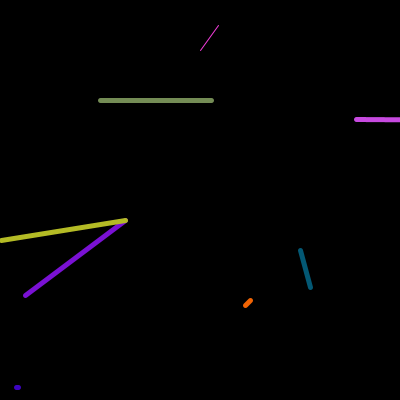
Frame 1 (no input)
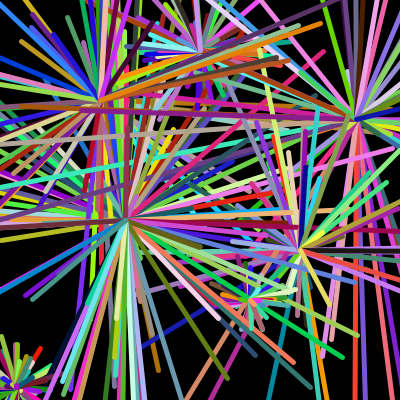
Frame 60 (the mouse pressed at the canvas centre just before this capture)
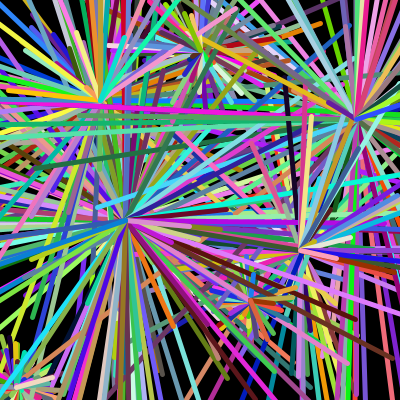
Frame 120 (the mouse held since frame 60 and released just before this capture)

The Processing sketch that drew these frames (run headless with seeded random() and noise(); from frame 60 on, the mouse is pressed at the canvas centre):

// Processing sketch: processing_19818
// ── processing_19818.pde

//Declare objects
Spin spin1;  
Spin spin2;
Spin spin3;
Spin spin4;
Spin spin5;
Spin spin6;
Spin spin7;
Spin spin8;
int rFill;

void setup() {
  size(400,400);
  smooth();
  background (0);
  spin1=new Spin(200,50,5,.001,100);
  spin2=new Spin(100,100,0,-(1), 350);
  spin3= new Spin(300,250,1,.5,217);
  spin4= new Spin(250,300,8,5,50);
  spin5= new Spin(125,220,9,1,450);
  spin6= new Spin(16,387,.25,1,55);
  spin7= new Spin(356,119,.01,1,500);
  spin8= new Spin(125,220,3,1,317);
  rFill=(0x04000000);
  frameRate(60);
}
void draw() {
  spin1.drive();
  spin1.display();
  spin2.drive();
  spin2.display();
  spin3.drive();
  spin3.display();
  spin4.drive();
  spin4.display();
  spin5.drive();
  spin5.display();
  spin6.drive();
  spin6.display();
  spin7.drive();
  spin7.display();
  spin8.drive();
  spin8.display();

}



// class name
class Spin {
  //data
  float xStart;
  float yStart;
  float angle;
  float speed;
  float span;
  color cStroke;


  //constructor with defined arguments
  Spin (float tempXStart, float tempYStart, float tempAngle, float tempSpeed, float tempSpan) {
    xStart=tempXStart;
    yStart=tempYStart;
    angle=tempAngle;
    speed=tempSpeed;
    span=tempSpan;
  }
  void display () {  //what will be displayed
   strokeWeight(5);  
  }
  void drive() {  //what will show
    float xEnd=xStart +random(cos(angle))* span;
    float yEnd =yStart +random(sin(angle))*span;
   
    stroke(random(255),random(255),random(255));
    if (keyPressed == true){
      if(key == 'r'){
       stroke(255,random(255),random(255)); //red hue
      }
      if(key == 'g'){
        stroke(random(255),255,random(255)); // green hue
      }
      if(key == 'b'){
        stroke(random(255),random(255),255); // blue hue
      }
    }
    if (keyPressed && (key == CODED)){
      if(keyCode == LEFT){
        strokeWeight(10);
      } else if (keyCode ==RIGHT){
        strokeWeight(1);
      }
  }
   
    line(xStart,yStart,xEnd,yEnd);
    
    angle+=0.1;
  }
  
}
